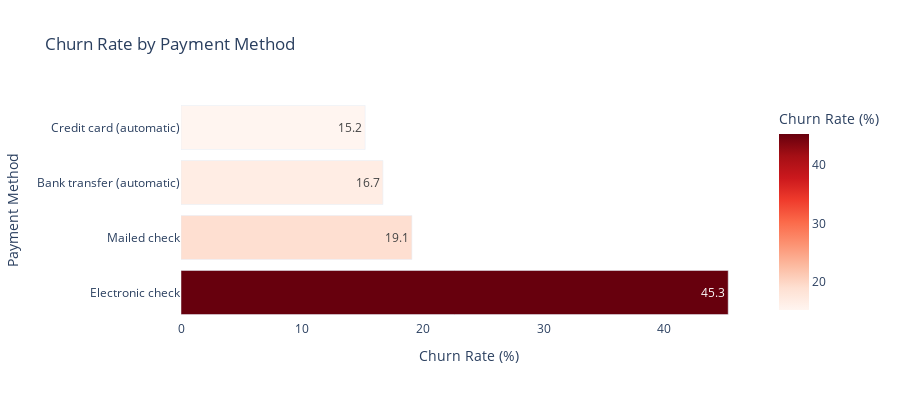

The notebook cell saved with this chart:
### Markdown cell above
# ============================================
# 5. CHART 3: CHURN BY PAYMENT METHOD
# ============================================

### Code cell
payment_churn = df.groupby('PaymentMethod').agg({
    'Churn': lambda x: (x == 'Yes').mean() * 100,
    'customerID': 'count'
}).reset_index()
payment_churn.columns = ['PaymentMethod', 'Churn_Rate', 'Customer_Count']
payment_churn = payment_churn.sort_values('Churn_Rate', ascending=False)

fig3 = px.bar(payment_churn,
              x='Churn_Rate',
              y='PaymentMethod',
              orientation='h',
              title='Churn Rate by Payment Method',
              labels={'Churn_Rate': 'Churn Rate (%)', 'PaymentMethod': 'Payment Method'},
              color='Churn_Rate',
              color_continuous_scale='Reds',
              text_auto='.1f')

fig3.update_layout(
    plot_bgcolor='white',
    height=400,
    showlegend=False
)
fig3.show()

print("\nChurn Rate by Payment Method:")
print(payment_churn.to_string(index=False))

### Figure 1 — Plotly figure (JSON) as saved in the notebook; plotly's stock layout.template omitted (floating-point values rounded to 4 significant figures)
{"data": [{"hovertemplate": "Churn Rate (%)=%{marker.color}<br>Payment Method=%{y}<extra></extra>", "legendgroup": "", "marker": {"color": [45.29, 19.11, 16.71, 15.24], "coloraxis": "coloraxis", "pattern": {"shape": ""}}, "name": "", "orientation": "h", "showlegend": false, "textposition": "auto", "texttemplate": "%{x:.1f}", "type": "bar", "x": [45.29, 19.11, 16.71, 15.24], "xaxis": "x", "y": ["Electronic check", "Mailed check", "Bank transfer (automatic)", "Credit card (automatic)"], "yaxis": "y"}], "layout": {"barmode": "relative", "coloraxis": {"colorbar": {"title": {"text": "Churn Rate (%)"}}, "colorscale": [[0, "rgb(255,245,240)"], [0.125, "rgb(254,224,210)"], [0.25, "rgb(252,187,161)"], [0.375, "rgb(252,146,114)"], [0.5, "rgb(251,106,74)"], [0.625, "rgb(239,59,44)"], [0.75, "rgb(203,24,29)"], [0.875, "rgb(165,15,21)"], [1, "rgb(103,0,13)"]]}, "height": 400, "legend": {"tracegroupgap": 0}, "plot_bgcolor": "white", "showlegend": false, "title": {"text": "Churn Rate by Payment Method"}, "xaxis": {"anchor": "y", "domain": [0, 1], "title": {"text": "Churn Rate (%)"}}, "yaxis": {"anchor": "x", "domain": [0, 1], "title": {"text": "Payment Method"}}}}
